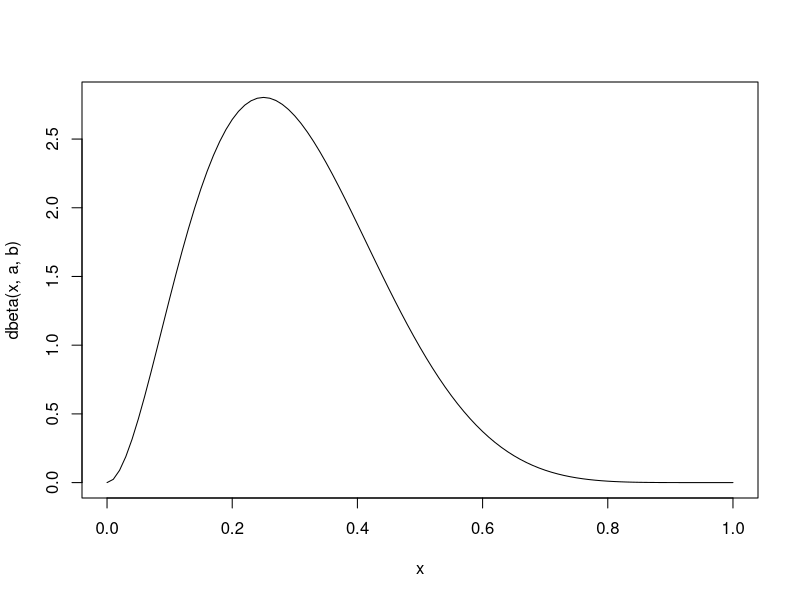
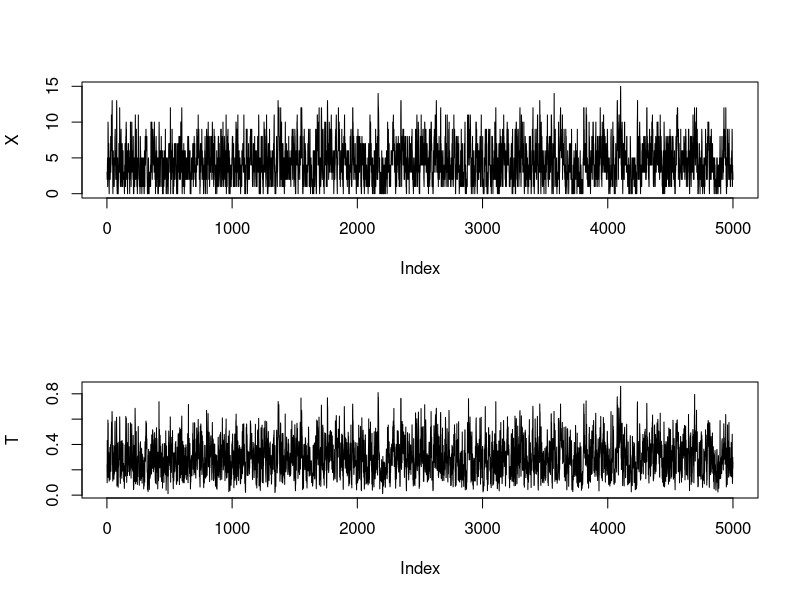
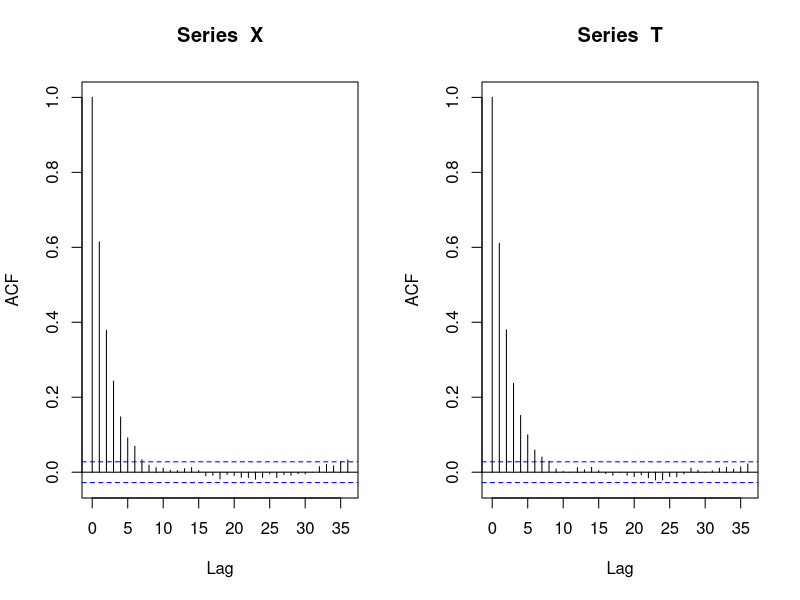
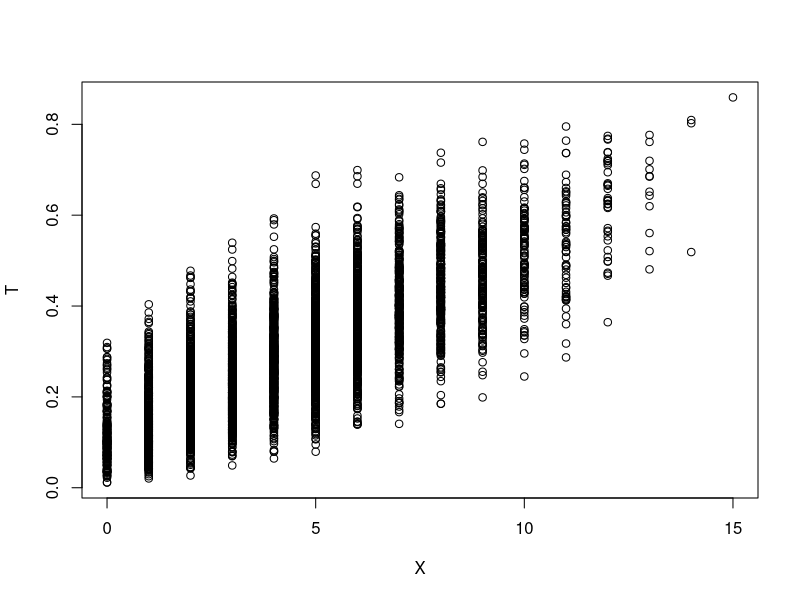
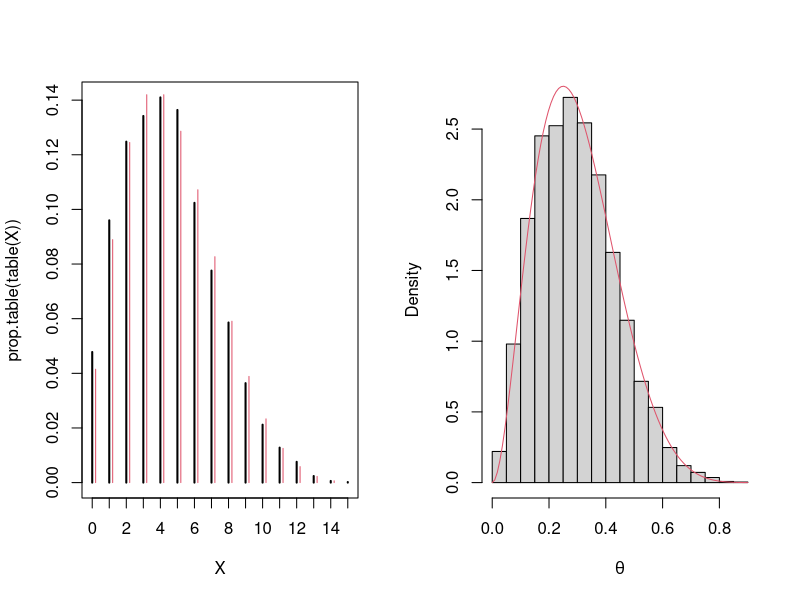
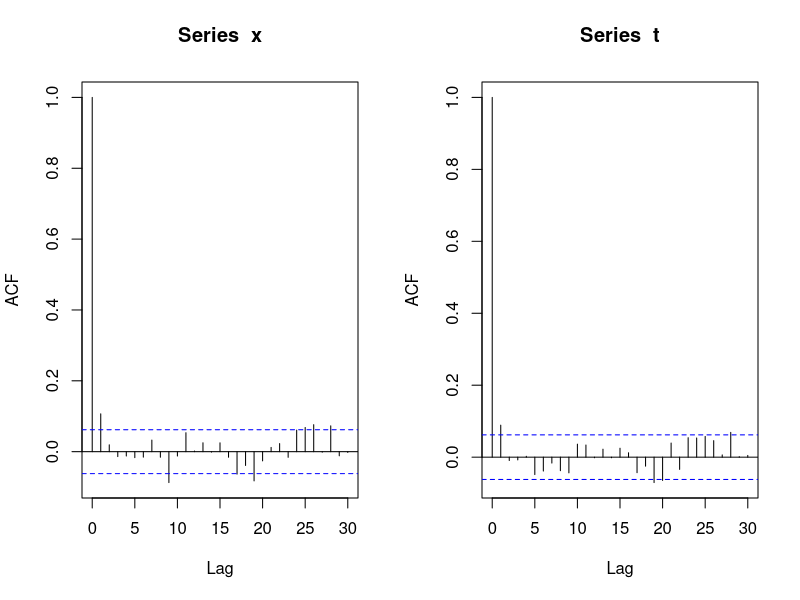
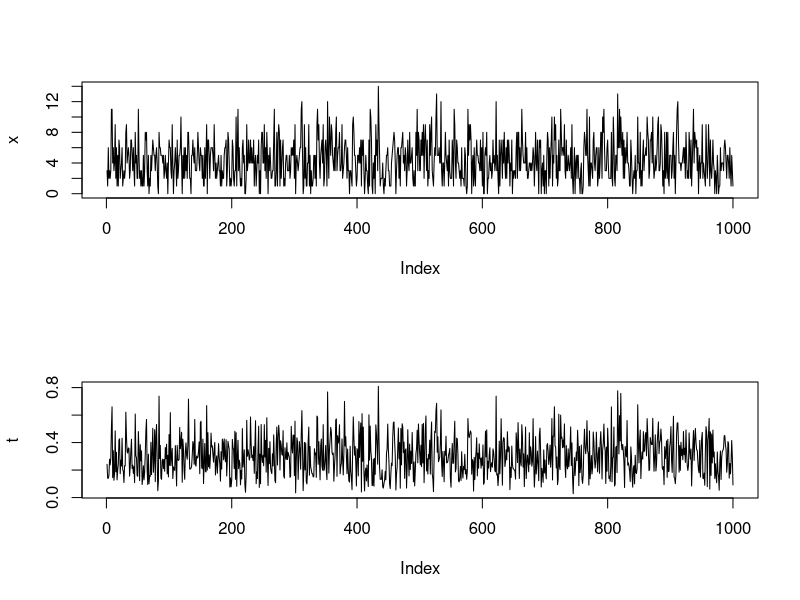
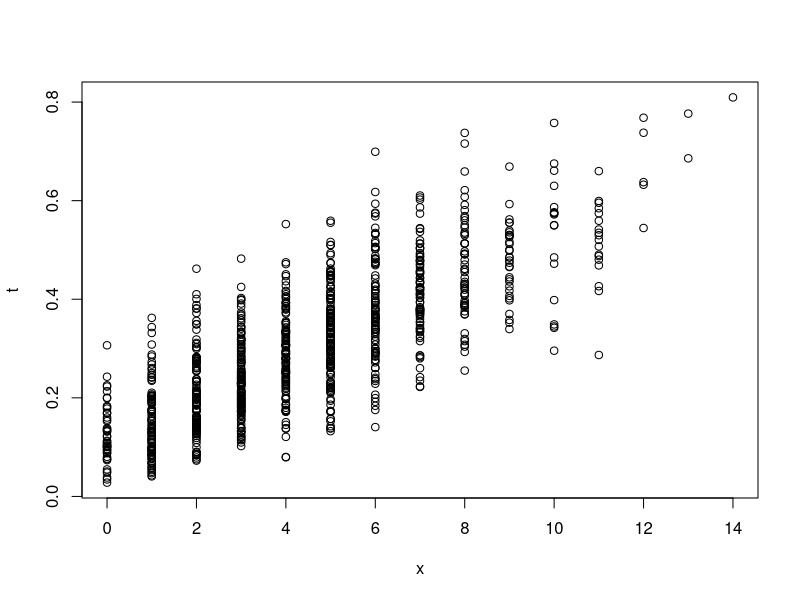

The R source for these figures, in order:
##======================================================================
## Exemplo 7.2 do Casella e Robert - Beta-binomial
## X | theta ~ Bin(n, theta)
## theta ~ Beta(a, b)

## Condicionais são
## X | theta ~ Bin(mu, theta)
## theta | X ~ Beta(x + a, n - x + b)

## Define constantes
N <- 5000
## Burnin
burn <- 1000
## Vetores para armazenar as amostras
T <- numeric(N)
X <- numeric(N)

## Aqui da para testar varios valores para ver o impacto da priori
a <- 3
b <- 7
curve(dbeta(x, a, b), from = 0, to = 1)

## Define valores
n <- 15
## Valores iniciais
T[1] <- rbeta(1, a, b)
X[1] <- rbinom(1, n, T[1])

## Amostrador de Gibbs
for (i in 2:N) {
    X[i] <- rbinom(1, n, T[i - 1])
    T[i] <- rbeta(1, X[i] + a, n - X[i] + b)
}

## Cadeias (mude os valores iniciais para ver convergencia)
par(mfrow = c(2, 1))
plot(X, type = "l")
plot(T, type = "l")
par(mfrow = c(1, 2))

## Correlacao entre os valores
acf(X)
acf(T)
par(mfrow = c(1, 1))
## Conjunta
plot(X, T)

## Integrando a conjunta em relação a theta, chega na marginal de X, que
## é uma Beta-Binomial
betabinom <- function(x, a, b, n) {
    choose(n, x) * (gamma(a + b)/(gamma(a) * gamma(b))) *
        ((gamma(x + a) * gamma(n - x + b))/
        gamma(a + b + n))
}

## Compara amostra com distribuicoes teoricas
par(mfrow = c(1, 2))
## A Beta-binomial é uma distribuição discreta
plot(prop.table(table(X)), type = "h")
points((0:14) + 0.2,
       betabinom(x = 0:14, a = a, b = b, n = n), type = "h", col = 2)
hist(T, freq = FALSE, main = "", xlab = expression(theta))
curve(dbeta(x, a, b), add = TRUE, col = 2)
par(mfrow = c(1, 1))

## Fazendo o thinning
x <- X[seq(1, length(X), 5)]
t <- T[seq(1, length(T), 5)]

## Correlacao entre os valores
par(mfrow = c(1, 2))
acf(x)
acf(t)
par(mfrow = c(2, 1))

## Cadeias (mude os valores iniciais para ver convergencia)
par(mfrow = c(2, 1))
plot(x, type = "l")
plot(t, type = "l")
par(mfrow = c(1, 1))

## Conjunta
plot(x, t)

## Compara amostra com distribuicoes teoricas
par(mfrow = c(1, 2))
## A Beta-binomial é uma distribuição discreta
plot(prop.table(table(x)), type = "h")
points((0:14) + 0.2,
       betabinom(x = 0:14, a = a, b = b, n = n), type = "h", col = 2)
hist(t, freq = FALSE, main = "", xlab = expression(theta))
curve(dbeta(x, a, b), add = TRUE, col = 2)
par(mfrow = c(1, 1))
##======================================================================
